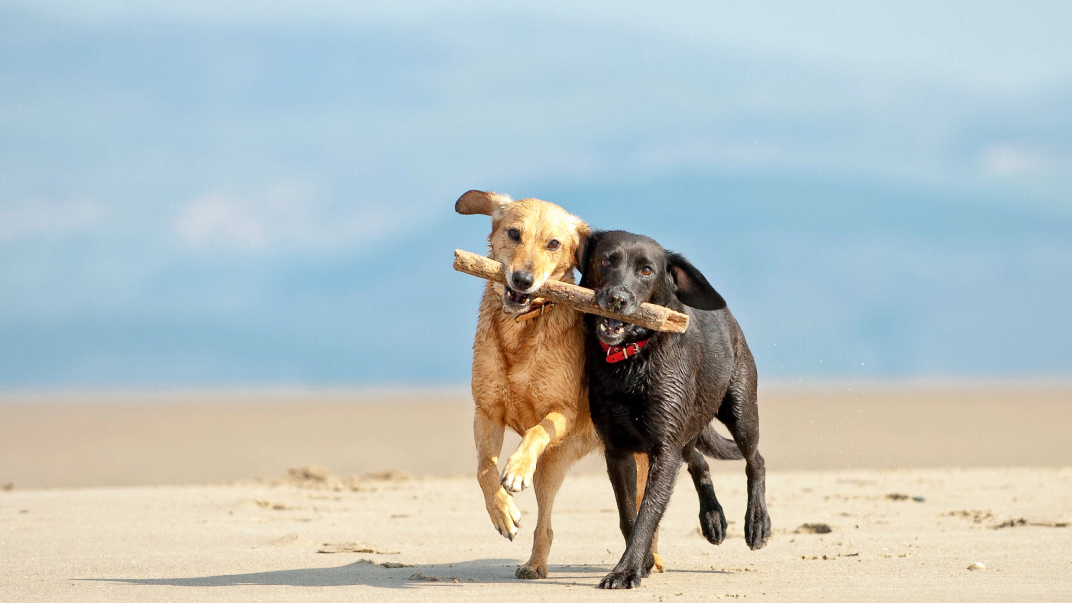
#> input picture test_img/painter_input_image.jpg, 1072 x 603 px
$ python tools.py
#> lines starting #> are read from the running program, lines starting #| are printed output that depends on the picture; after the words box and inside, x2 and y2 are one past the last pixel; in counts of white or black regions, pixels touching at a corner belong together; long printed decimals are rounded
import os

import cv2
import requests
import torch
import numpy as np
from PIL import Image
import copy
import time
import sys


def is_platform_win():
	return sys.platform == "win32"


def colormap(rgb=True):
	color_list = np.array(
		[
			0.000, 0.000, 0.000,
			1.000, 1.000, 1.000,
			1.000, 0.498, 0.313,
			0.392, 0.581, 0.929,
			0.000, 0.447, 0.741,
			0.850, 0.325, 0.098,
			0.929, 0.694, 0.125,
			0.494, 0.184, 0.556,
			0.466, 0.674, 0.188,
			0.301, 0.745, 0.933,
			0.635, 0.078, 0.184,
			0.300, 0.300, 0.300,
			0.600, 0.600, 0.600,
			1.000, 0.000, 0.000,
			1.000, 0.500, 0.000,
			0.749, 0.749, 0.000,
			0.000, 1.000, 0.000,
			0.000, 0.000, 1.000,
			0.667, 0.000, 1.000,
			0.333, 0.333, 0.000,
			0.333, 0.667, 0.000,
			0.333, 1.000, 0.000,
			0.667, 0.333, 0.000,
			0.667, 0.667, 0.000,
			0.667, 1.000, 0.000,
			1.000, 0.333, 0.000,
			1.000, 0.667, 0.000,
			1.000, 1.000, 0.000,
			0.000, 0.333, 0.500,
			0.000, 0.667, 0.500,
			0.000, 1.000, 0.500,
			0.333, 0.000, 0.500,
			0.333, 0.333, 0.500,
			0.333, 0.667, 0.500,
			0.333, 1.000, 0.500,
			0.667, 0.000, 0.500,
			0.667, 0.333, 0.500,
			0.667, 0.667, 0.500,
			0.667, 1.000, 0.500,
			1.000, 0.000, 0.500,
			1.000, 0.333, 0.500,
			1.000, 0.667, 0.500,
			1.000, 1.000, 0.500,
			0.000, 0.333, 1.000,
			0.000, 0.667, 1.000,
			0.000, 1.000, 1.000,
			0.333, 0.000, 1.000,
			0.333, 0.333, 1.000,
			0.333, 0.667, 1.000,
			0.333, 1.000, 1.000,
			0.667, 0.000, 1.000,
			0.667, 0.333, 1.000,
			0.667, 0.667, 1.000,
			0.667, 1.000, 1.000,
			1.000, 0.000, 1.000,
			1.000, 0.333, 1.000,
			1.000, 0.667, 1.000,
			0.167, 0.000, 0.000,
			0.333, 0.000, 0.000,
			0.500, 0.000, 0.000,
			0.667, 0.000, 0.000,
			0.833, 0.000, 0.000,
			1.000, 0.000, 0.000,
			0.000, 0.167, 0.000,
			0.000, 0.333, 0.000,
			0.000, 0.500, 0.000,
			0.000, 0.667, 0.000,
			0.000, 0.833, 0.000,
			0.000, 1.000, 0.000,
			0.000, 0.000, 0.167,
			0.000, 0.000, 0.333,
			0.000, 0.000, 0.500,
			0.000, 0.000, 0.667,
			0.000, 0.000, 0.833,
			0.000, 0.000, 1.000,
			0.143, 0.143, 0.143,
			0.286, 0.286, 0.286,
			0.429, 0.429, 0.429,
			0.571, 0.571, 0.571,
			0.714, 0.714, 0.714,
			0.857, 0.857, 0.857
		]
	).astype(np.float32)
	color_list = color_list.reshape((-1, 3)) * 255
	if not rgb:
		color_list = color_list[:, ::-1]
	return color_list


color_list = colormap()
color_list = color_list.astype('uint8').tolist()


def vis_add_mask(image, mask, color, alpha, kernel_size):
	color = np.array(color)
	mask = mask.astype('float').copy()
	mask = (cv2.GaussianBlur(mask, (kernel_size, kernel_size), kernel_size) / 255.) * (alpha)
	for i in range(3):
		image[:, :, i] = image[:, :, i] * (1-alpha+mask) + color[i] * (alpha-mask)
	return image


# [6 lines left out: function vis_add_mask_wo_blur, not called in this run]


def vis_add_mask_wo_gaussian(image, background_mask, contour_mask, background_color, contour_color, background_alpha, contour_alpha):
	background_color = np.array(background_color)
	contour_color = np.array(contour_color)

	# background_mask = 1 - background_mask
	# contour_mask = 1 - contour_mask

	for i in range(3):
		image[:, :, i] = image[:, :, i] * (1-background_alpha+background_mask*background_alpha) \
						 + background_color[i] * (background_alpha-background_mask*background_alpha)

		image[:, :, i] = image[:, :, i] * (1-contour_alpha+contour_mask*contour_alpha) \
						 + contour_color[i] * (contour_alpha-contour_mask*contour_alpha)

	return image.astype('uint8')


def mask_painter(input_image, input_mask, background_alpha=0.7, background_blur_radius=7, contour_width=3, contour_color=3, contour_alpha=1, background_color=0, paint_foreground=False):
	"""
	add color mask to the background/foreground area
	input_image: numpy array (w, h, C)
	input_mask: numpy array (w, h)
	background_alpha: transparency of background, [0, 1], 1: all black, 0: do nothing
	background_blur_radius: radius of background blur, must be odd number
	contour_width: width of mask contour, must be odd number
	contour_color: color index (in color map) of mask contour, 0: black, 1: white, >1: others
	background_color: color index of the background (area with input_mask == False)
	contour_alpha: transparency of mask contour, [0, 1], if 0: no contour highlighted
	paint_foreground: True for paint on foreground, False for background. Default: Flase

	Output:
	painted_image: numpy array
	"""
	assert input_image.shape[:2] == input_mask.shape, 'different shape'
	assert background_blur_radius % 2 * contour_width % 2 > 0, 'background_blur_radius and contour_width must be ODD'

	# 0: background, 1: foreground
	input_mask[input_mask>0] = 255
	if paint_foreground:
		painted_image = vis_add_mask(input_image, 255 - input_mask, color_list[background_color], background_alpha, background_blur_radius)	# black for background
	else:
  		# mask background
		painted_image = vis_add_mask(input_image, input_mask, color_list[background_color], background_alpha, background_blur_radius)	# black for background
	# mask contour
	contour_mask = input_mask.copy()
	contour_mask = cv2.Canny(contour_mask, 100, 200)	# contour extraction
	# widden contour
	kernel = cv2.getStructuringElement(cv2.MORPH_RECT, (contour_width, contour_width))
	contour_mask = cv2.dilate(contour_mask, kernel)
	painted_image = vis_add_mask(painted_image, 255-contour_mask, color_list[contour_color], contour_alpha, contour_width)
	return painted_image


# [19 lines left out: function mask_painter_foreground_all, not called in this run]

def mask_generator_00(mask, background_radius, contour_radius):
	# no background width when '00'
	# distance map
	dist_transform_fore = cv2.distanceTransform(mask, cv2.DIST_L2, 3)
	dist_transform_back = cv2.distanceTransform(1-mask, cv2.DIST_L2, 3)
	dist_map = dist_transform_fore - dist_transform_back
	# ...:::!!!:::...
	contour_radius += 2
	contour_mask = np.abs(np.clip(dist_map, -contour_radius, contour_radius))
	contour_mask = contour_mask / np.max(contour_mask)
	contour_mask[contour_mask>0.5] = 1.

	return mask, contour_mask


def mask_generator_01(mask, background_radius, contour_radius):
	# no background width when '00'
	# distance map
	dist_transform_fore = cv2.distanceTransform(mask, cv2.DIST_L2, 3)
	dist_transform_back = cv2.distanceTransform(1-mask, cv2.DIST_L2, 3)
	dist_map = dist_transform_fore - dist_transform_back
	# ...:::!!!:::...
	contour_radius += 2
	contour_mask = np.abs(np.clip(dist_map, -contour_radius, contour_radius))
	contour_mask = contour_mask / np.max(contour_mask)
	return mask, contour_mask


def mask_generator_10(mask, background_radius, contour_radius):
	# distance map
	dist_transform_fore = cv2.distanceTransform(mask, cv2.DIST_L2, 3)
	dist_transform_back = cv2.distanceTransform(1-mask, cv2.DIST_L2, 3)
	dist_map = dist_transform_fore - dist_transform_back
	# .....:::::!!!!!
	background_mask = np.clip(dist_map, -background_radius, background_radius)
	background_mask = (background_mask - np.min(background_mask))
	background_mask = background_mask / np.max(background_mask)
	# ...:::!!!:::...
	contour_radius += 2
	contour_mask = np.abs(np.clip(dist_map, -contour_radius, contour_radius))
	contour_mask = contour_mask / np.max(contour_mask)
	contour_mask[contour_mask>0.5] = 1.
	return background_mask, contour_mask


def mask_generator_11(mask, background_radius, contour_radius):
	# distance map
	dist_transform_fore = cv2.distanceTransform(mask, cv2.DIST_L2, 3)
	dist_transform_back = cv2.distanceTransform(1-mask, cv2.DIST_L2, 3)
	dist_map = dist_transform_fore - dist_transform_back
	# .....:::::!!!!!
	background_mask = np.clip(dist_map, -background_radius, background_radius)
	background_mask = (background_mask - np.min(background_mask))
	background_mask = background_mask / np.max(background_mask)
	# ...:::!!!:::...
	contour_radius += 2
	contour_mask = np.abs(np.clip(dist_map, -contour_radius, contour_radius))
	contour_mask = contour_mask / np.max(contour_mask)
	return background_mask, contour_mask


def mask_painter_wo_gaussian(input_image, input_mask, background_alpha=0.5, background_blur_radius=7, contour_width=3, contour_color=3, contour_alpha=1, mode='11'):
	"""
	Input:
	input_image: numpy array
	input_mask: numpy array
	background_alpha: transparency of background, [0, 1], 1: all black, 0: do nothing
	background_blur_radius: radius of background blur, must be odd number
	contour_width: width of mask contour, must be odd number
	contour_color: color index (in color map) of mask contour, 0: black, 1: white, >1: others
	contour_alpha: transparency of mask contour, [0, 1], if 0: no contour highlighted
	mode: painting mode, '00', no blur, '01' only blur contour, '10' only blur background, '11' blur both

	Output:
	painted_image: numpy array
	"""
	assert input_image.shape[:2] == input_mask.shape, 'different shape'
	assert background_blur_radius % 2 * contour_width % 2 > 0, 'background_blur_radius and contour_width must be ODD'
	assert mode in ['00', '01', '10', '11'], 'mode should be 00, 01, 10, or 11'

	# downsample input image and mask
	width, height = input_image.shape[0], input_image.shape[1]
	res = 1024
	ratio = min(1.0 * res / max(width, height), 1.0)
	input_image = cv2.resize(input_image, (int(height*ratio), int(width*ratio)))
	input_mask = cv2.resize(input_mask, (int(height*ratio), int(width*ratio)))

	# 0: background, 1: foreground
	msk = np.clip(input_mask, 0, 1)

	# generate masks for background and contour pixels
	background_radius = (background_blur_radius - 1) // 2
	contour_radius = (contour_width - 1) // 2
	generator_dict = {'00':mask_generator_00, '01':mask_generator_01, '10':mask_generator_10, '11':mask_generator_11}
	background_mask, contour_mask = generator_dict[mode](msk, background_radius, contour_radius)

	# paint
	painted_image = vis_add_mask_wo_gaussian \
		(input_image, background_mask, contour_mask, color_list[0], color_list[contour_color], background_alpha, contour_alpha)	# black for background

	return painted_image


if __name__ == '__main__':

	background_alpha = 0.7  	# transparency of background 1: all black, 0: do nothing
	background_blur_radius = 31	# radius of background blur, must be odd number
	contour_width = 11       	# contour width, must be odd number
	contour_color = 3      		# id in color map, 0: black, 1: white, >1: others
	contour_alpha = 1       	# transparency of background, 0: no contour highlighted

	# load input image and mask
	input_image = np.array(Image.open('./test_img/painter_input_image.jpg').convert('RGB'))
#> input_image is the input picture: shape (603, 1072, 3); mean R, G, B 182, 192.5, 191.9
	input_mask = np.array(Image.open('./test_img/painter_input_mask.jpg').convert('P'))
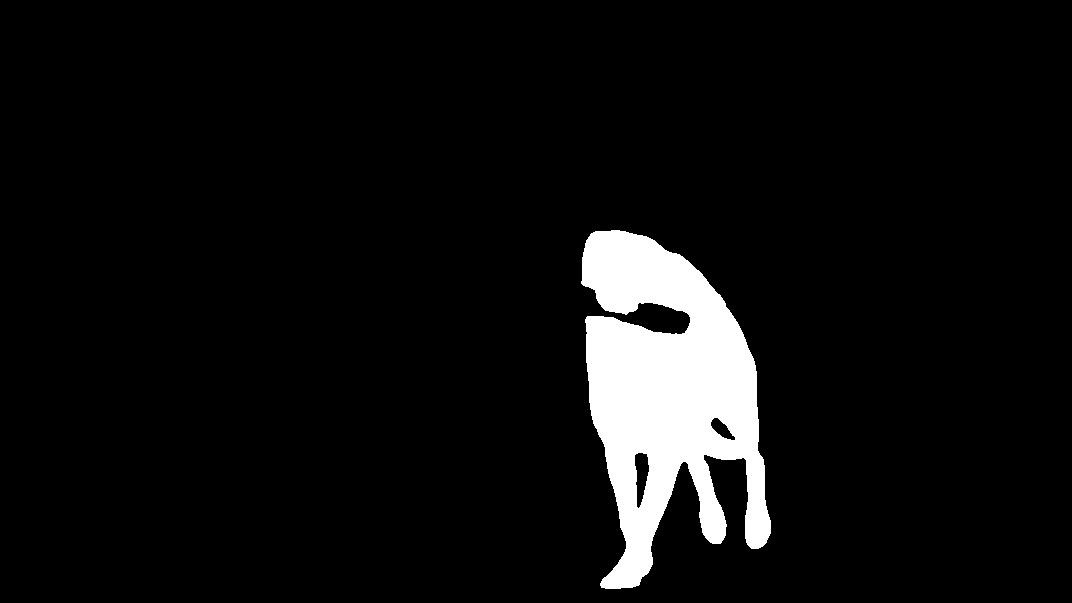
#> input picture test_img/painter_input_mask.jpg, 1072 x 603 px
#> input_mask: shape (603, 1072); values 0 (black) and 225 (white), 6.1% white; 1 white region, box (x1, y1, x2, y2) and area: (581, 230, 771, 589) 39466

	# paint
	overall_time_1 = 0
	overall_time_2 = 0
	overall_time_3 = 0
	overall_time_4 = 0
	overall_time_5 = 0

	for i in range(50):
		t2 = time.time()
		painted_image_00 = mask_painter_wo_gaussian(input_image, input_mask, background_alpha, background_blur_radius, contour_width, contour_color, contour_alpha, mode='00')
		e2 = time.time()

		t3 = time.time()
		painted_image_10 = mask_painter_wo_gaussian(input_image, input_mask, background_alpha, background_blur_radius, contour_width, contour_color, contour_alpha, mode='10')
		e3 = time.time()

		t1 = time.time()
		painted_image = mask_painter(input_image, input_mask, background_alpha, background_blur_radius, contour_width, contour_color, contour_alpha)
		e1 = time.time()

		t4 = time.time()
		painted_image_01 = mask_painter_wo_gaussian(input_image, input_mask, background_alpha, background_blur_radius, contour_width, contour_color, contour_alpha, mode='01')
		e4 = time.time()

		t5 = time.time()
		painted_image_11 = mask_painter_wo_gaussian(input_image, input_mask, background_alpha, background_blur_radius, contour_width, contour_color, contour_alpha, mode='11')
		e5 = time.time()

		overall_time_1 += (e1 - t1)
		overall_time_2 += (e2 - t2)
		overall_time_3 += (e3 - t3)
		overall_time_4 += (e4 - t4)
		overall_time_5 += (e5 - t5)
#> this loop made 50 passes
#> pass 1, in mask_painter_wo_gaussian, `input_mask = cv2.resize(input_mask, (int(height*ratio), int(width*rati..`:
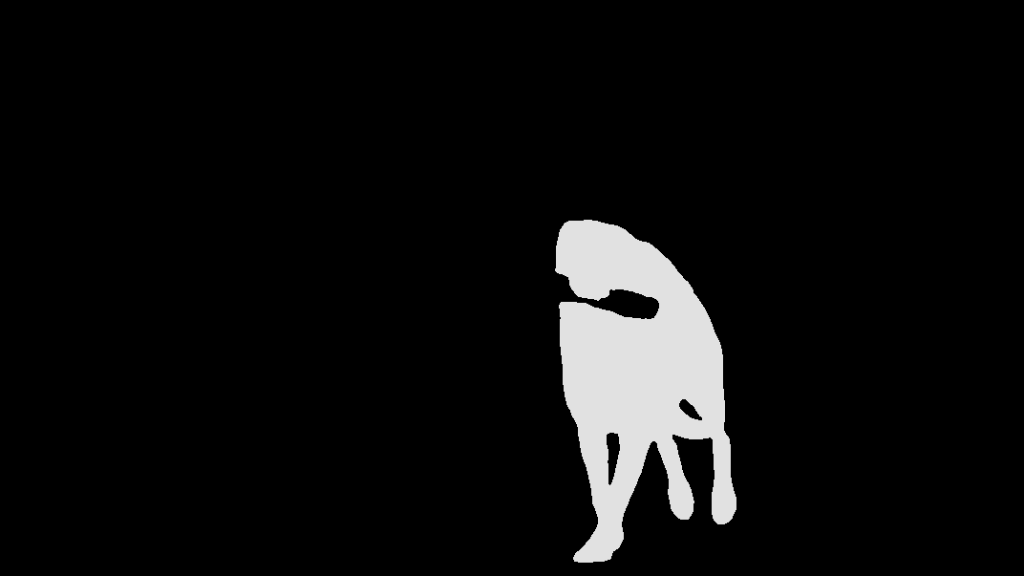
#> input_mask: shape (576, 1024); min 0, max 225, mean 13.7
#> pass 1, in mask_painter_wo_gaussian, `msk = np.clip(input_mask, 0, 1)`:
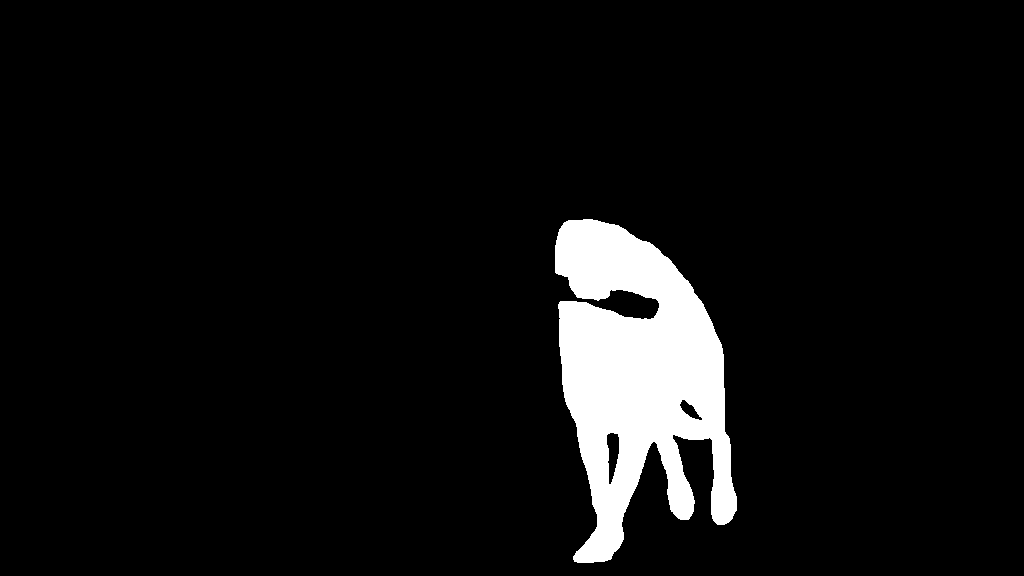
#> msk: shape (576, 1024); values 0 (black) and 1 (white), 6.3% white; 1 white region, box (x1, y1, x2, y2) and area: (555, 219, 737, 563) 36985
#> pass 1, in mask_generator_00, `dist_transform_fore = cv2.distanceTransform(mask, cv2.DIST_L2, 3)`:
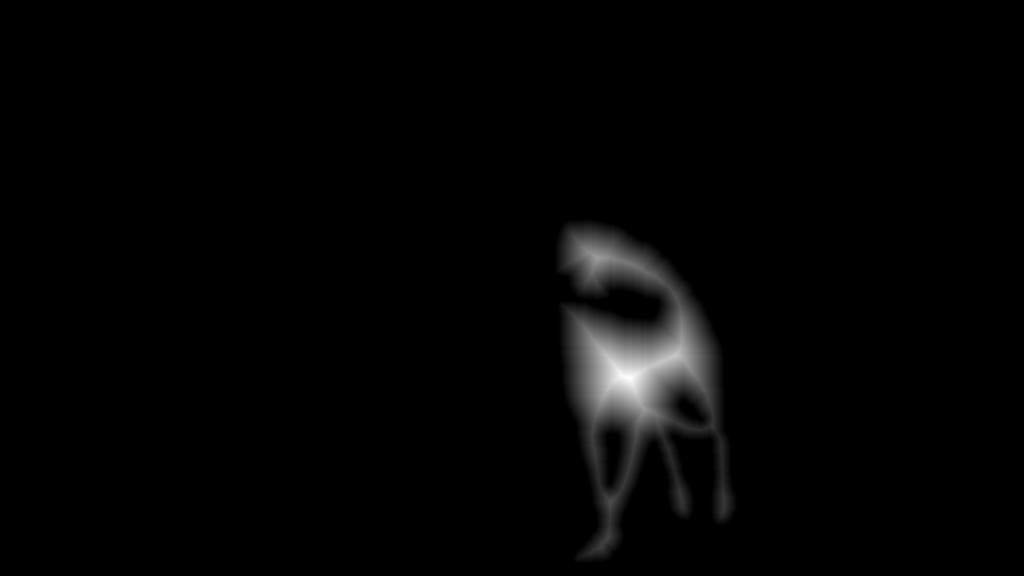
#> dist_transform_fore: shape (576, 1024) float32; min 0, max 58.52, mean 1; drawn with min black and max white
#> after the loop:
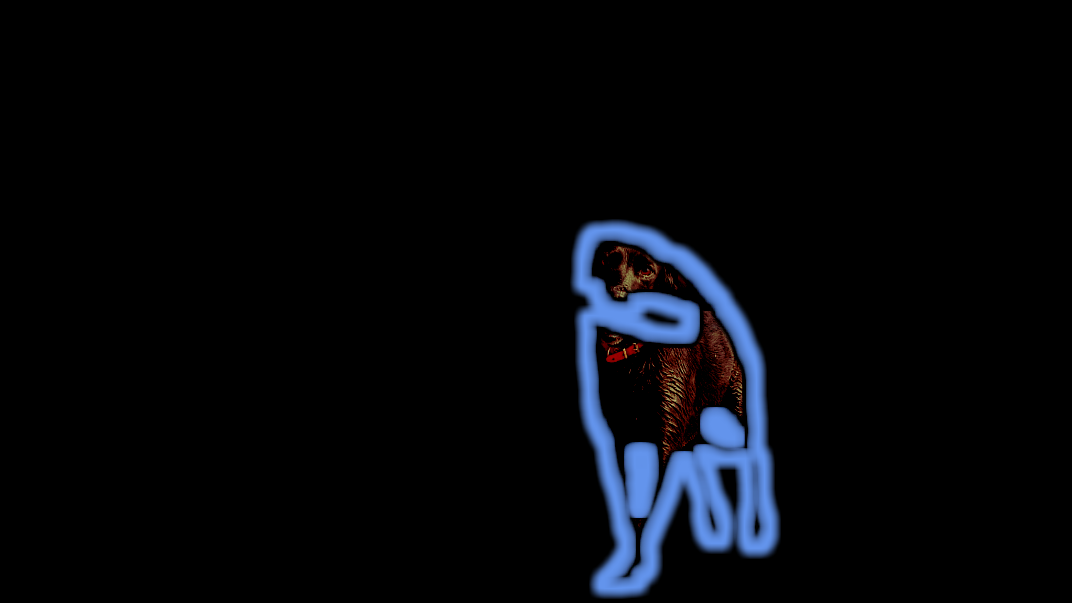
#> input_image: shape (603, 1072, 3); mean R, G, B 5.1, 6.7, 10.5
#> after the loop, overall_time_1 = 3.98; overall_time_2 = 2.72; overall_time_3 = 2.05; overall_time_4 = 2.48; overall_time_5 = 2.1

	print(f'average time w gaussian: {overall_time_1/50}')
#| average time w gaussian: 0.07963
	print(f'average time w/o gaussian00: {overall_time_2/50}')
#| average time w/o gaussian00: 0.0545
	print(f'average time w/o gaussian10: {overall_time_3/50}')
#| average time w/o gaussian10: 0.04099
	print(f'average time w/o gaussian01: {overall_time_4/50}')
#| average time w/o gaussian01: 0.04951
	print(f'average time w/o gaussian11: {overall_time_5/50}')
#| average time w/o gaussian11: 0.04198

	# save
	painted_image_00 = Image.fromarray(painted_image_00)
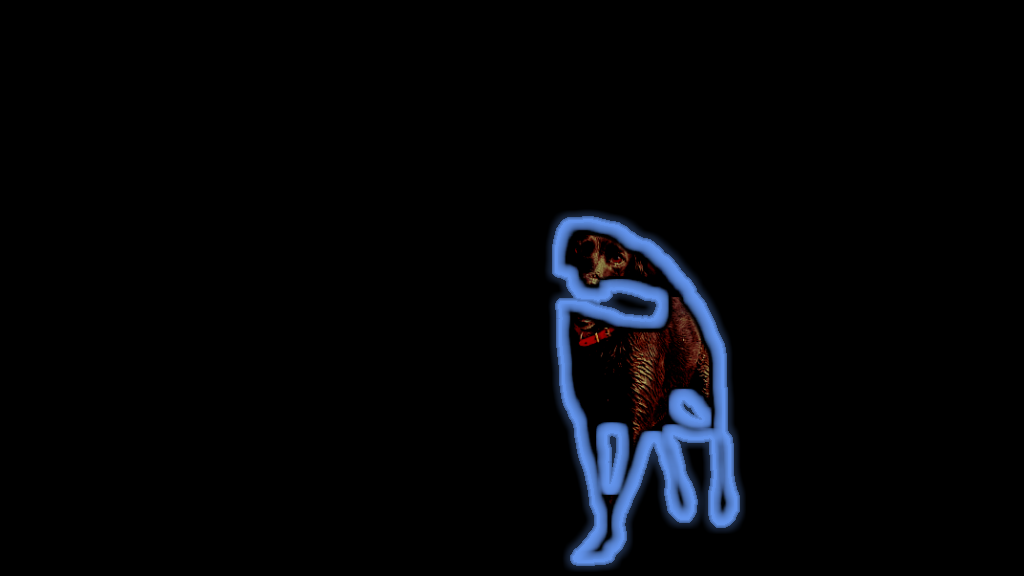
#> painted_image_00: PIL image 1024x576 RGB; mean R, G, B 4.3, 5.6, 8.8
	painted_image_00.save('./test_img/painter_output_image_00.png')

	painted_image_10 = Image.fromarray(painted_image_10)
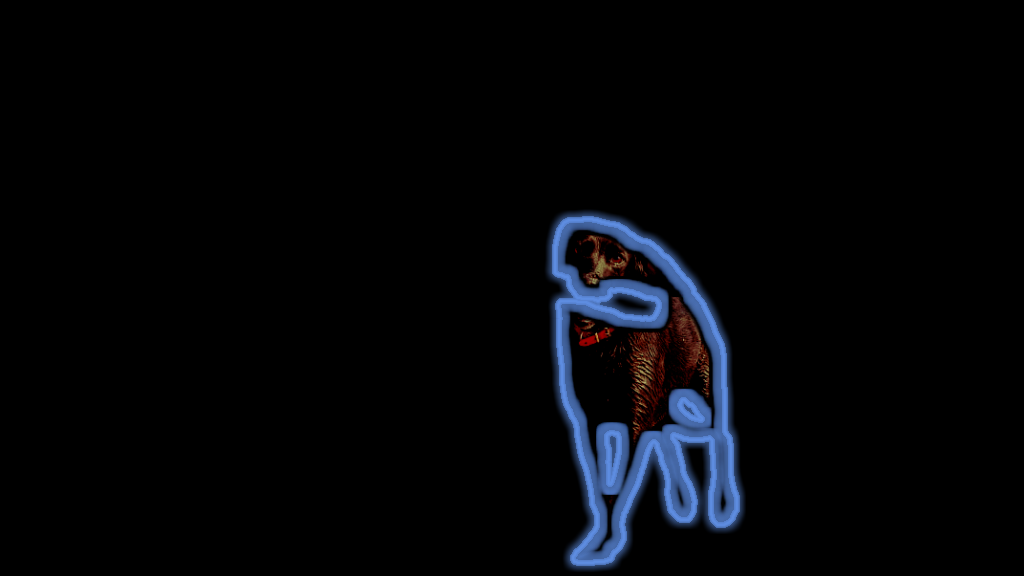
#> painted_image_10: PIL image 1024x576 RGB; mean R, G, B 4.2, 5.4, 8.4
	painted_image_10.save('./test_img/painter_output_image_10.png')

	painted_image_01 = Image.fromarray(painted_image_01)
	painted_image_01.save('./test_img/painter_output_image_01.png')

	painted_image_11 = Image.fromarray(painted_image_11)
	painted_image_11.save('./test_img/painter_output_image_11.png')


# [12 lines left out: function download_checkpoint, not called in this run]
